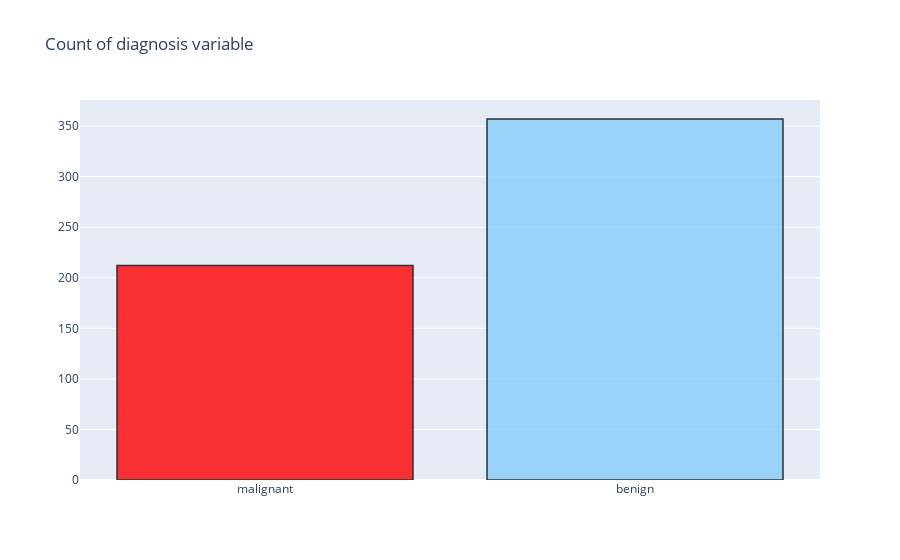
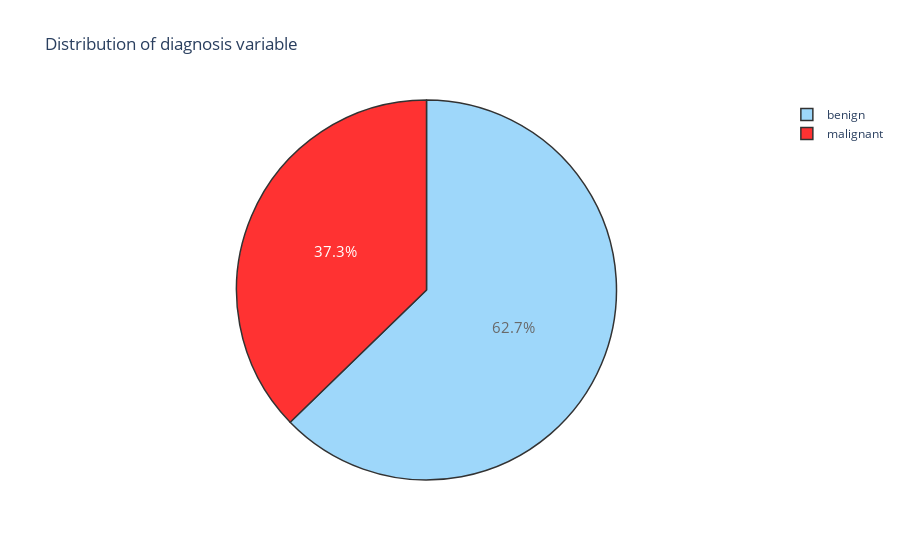

Notebook code for these charts, in order:
### Code cell
M = cancer[(cancer['diagnosis'] != 0)]
B = cancer[(cancer['diagnosis'] == 0)]
trace = go.Bar(y=(len(M), len(B)), x=['malignant', 'benign'], opacity=0.8, marker=dict(
        color=['red', 'lightskyblue'],
        line=dict(color='#000000',width=1.5)))

layout = dict(title =  'Count of diagnosis variable')
                    
fig = dict(data = [trace], layout=layout)
pyo.iplot(fig)

#------------PERCENTAGE-------------------
trace = go.Pie(labels=['benign','malignant'], values=cancer['diagnosis'].value_counts(), 
               textfont=dict(size=15), opacity = 0.8,
               marker=dict(colors=['lightskyblue', 'red'], 
                           line=dict(color='#000000', width=1.5)))


layout = dict(title =  'Distribution of diagnosis variable')
           
fig = dict(data = [trace], layout=layout)
pyo.iplot(fig)

### Figure 1 — Plotly figure (JSON) as saved in the notebook; plotly's stock layout.template omitted (floating-point values rounded to 4 significant figures)
{"data": [{"marker": {"color": ["red", "lightskyblue"], "line": {"color": "#000000", "width": 1.5}}, "opacity": 0.8, "type": "bar", "x": ["malignant", "benign"], "y": [212, 357]}], "layout": {"title": {"text": "Count of diagnosis variable"}}}

### Figure 2 — Plotly figure (JSON) as saved in the notebook; plotly's stock layout.template omitted (floating-point values rounded to 4 significant figures)
{"data": [{"labels": ["benign", "malignant"], "marker": {"colors": ["lightskyblue", "red"], "line": {"color": "#000000", "width": 1.5}}, "opacity": 0.8, "textfont": {"size": 15}, "type": "pie", "values": [357, 212]}], "layout": {"title": {"text": "Distribution of diagnosis variable"}}}
